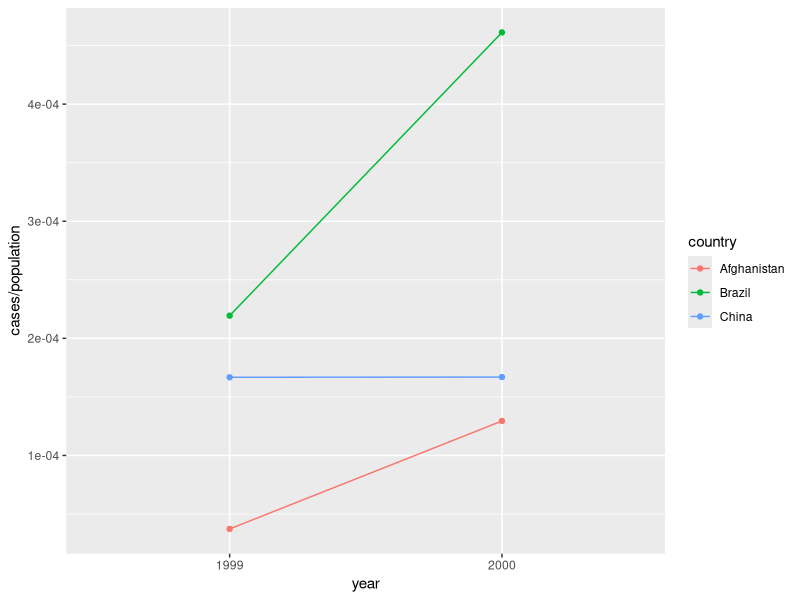

The R script that drew this image:
## ---- chunk 1
knitr::opts_chunk$set(cache = FALSE, message = FALSE, warning = FALSE, echo = TRUE)
## ---- chunk 2
library("dplyr")
library("tidyr")
library("ggplot2")
## ---- chunk 3
table4a
## ---- chunk 4
table4a_longer <- table4a %>% 
  pivot_longer(c(`1999`, `2000`), names_to = "year", values_to = "cases")

table4a_longer
## ---- chunk 5
dim(table4a)
dim(table4a_longer)
## ---- chunk 6
# helper function, to avoid copying and pasting code
pivot_fun <- function(x, value_column = "cases") {
  x %>%
    pivot_longer(c(`1999`, `2000`), names_to = "year", values_to = value_column)
}

table4 <- left_join(
  pivot_fun(table4a), # look for all country x year combinations in left table
  pivot_fun(table4b, "population") # and find matching rows in right table
)
table4
## ---- chunk 7
ggplot(table4, aes(x = year, y = cases / population, col = country)) +
  geom_point() +
  geom_line(aes(group = country))
## ---- chunk 8
table2
## ---- chunk 9
table2 %>%
    pivot_wider(names_from = type, values_from = count)
